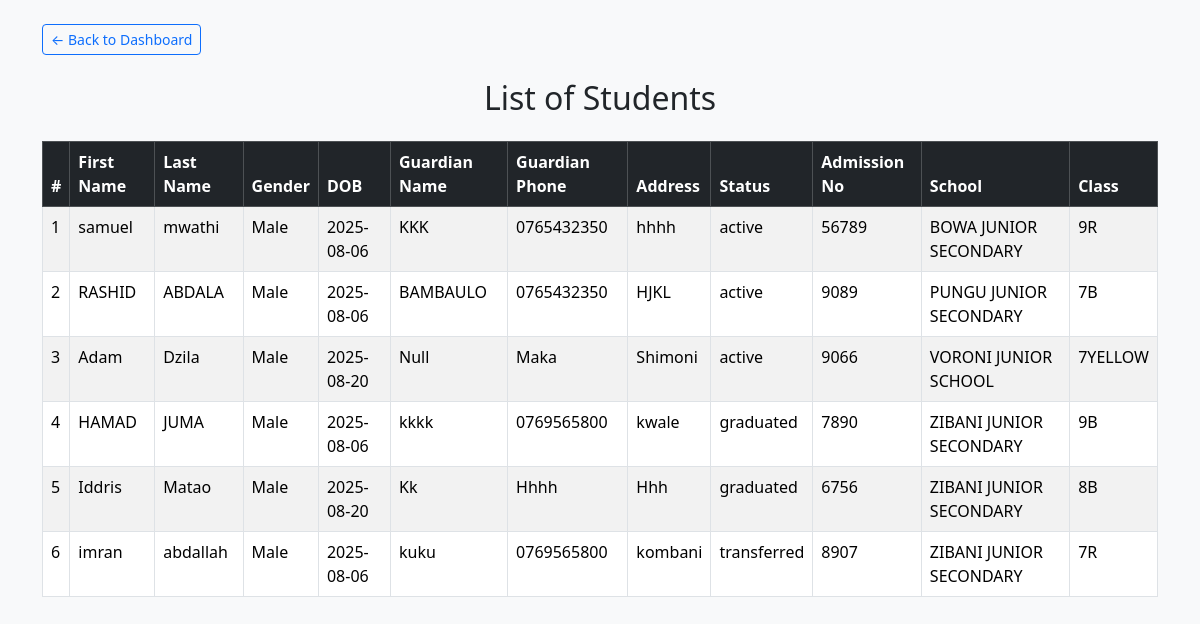
/manager/view_students.php (signed in), run on an earlier commit of the app's database.
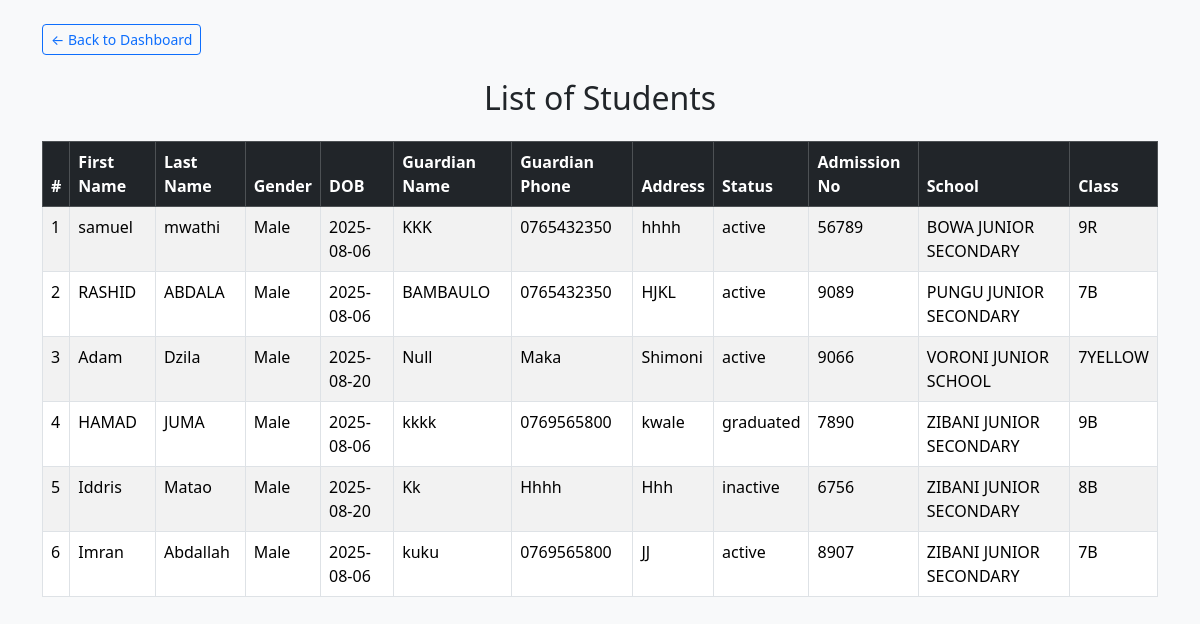
And on a later commit of the database.
### tables this page shows
CREATE TABLE `student` (
  `id` int(11) NOT NULL,
  `firstname` varchar(100) DEFAULT NULL,
  `lastname` varchar(50) DEFAULT NULL,
  `gender` varchar(10) DEFAULT NULL,
  `dob` date DEFAULT NULL,
  `guardian_name` varchar(100) DEFAULT NULL,
  `guardian_phone` varchar(20) DEFAULT NULL,
  `address` text DEFAULT NULL,
  `status` enum('active','inactive','transferred','graduated') DEFAULT 'active',
  `photo` varchar(255) DEFAULT NULL,
  `admno` int(100) NOT NULL,
  `school_id` int(11) NOT NULL,
  `class_id` int(11) NOT NULL
);

CREATE TABLE `school` (
  `id` int(11) NOT NULL,
  `school_name` varchar(100) NOT NULL,
  `school_code` varchar(50) NOT NULL,
  `address` text NOT NULL,
  `phone` varchar(25) NOT NULL,
  `email` varchar(100) NOT NULL,
  `created_at` date NOT NULL DEFAULT current_timestamp(),
  `status` tinyint(1) NOT NULL DEFAULT 1
);

### manager/view_students.php (the view, shortened to what this page needs)
<?php
include 'db.php';
$role = $_SESSION['role'];
if ($role === 'Superadmin') {
    $query = "
        SELECT s.*, sc.school_name, c.name AS class_name
        FROM student s
        LEFT JOIN school sc ON s.school_id = sc.id
        LEFT JOIN student_subject ss ON s.id = ss.student_id
        LEFT JOIN class c ON ss.class_id = c.id
        GROUP BY s.id
        ORDER BY sc.school_name, s.firstname
    ";
} else {
    die("Unauthorized Access");
}
$result = mysqli_query($conn, $query);
?>
<!DOCTYPE html>
<html lang="en">
<head>
    <link href="https://cdn.jsdelivr.net/npm/bootstrap@5.3.2/dist/css/bootstrap.min.css" rel="stylesheet">
</head>
<body class="bg-light">
<div class="container mt-4">
    <a href="dashboard.php" class="btn btn-outline-primary mb-4 btn-sm">&larr; Back to Dashboard</a>
    <h2 class="mb-4 text-center">List of Students</h2>
    <div class="table-responsive">
        <table class="table table-bordered table-striped table-hover">
            <thead class="table-dark">
                <tr>
                    <th>#</th>
                    <th>First Name</th>
                    <th>Last Name</th>
                    <th>Gender</th>
                    <th>DOB</th>
                    <th>Guardian Name</th>
                    <th>Guardian Phone</th>
                    <th>Address</th>
                    <th>Status</th>
                    <th>Admission No</th>
                    <th>School</th>
                    <th>Class</th>
                </tr>
            </thead>
            <tbody>
                <?php
                $counter = 1;
                while ($student = mysqli_fetch_assoc($result)) { ?>
                    <tr>
                        <td><?= $counter++ ?></td>
                        <td><?= htmlspecialchars($student['firstname']) ?></td>
                        <td><?= htmlspecialchars($student['lastname']) ?></td>
                        <td><?= htmlspecialchars($student['gender']) ?></td>
                        <td><?= htmlspecialchars($student['dob']) ?></td>
                        <td><?= htmlspecialchars($student['guardian_name']) ?></td>
                        <td><?= htmlspecialchars($student['guardian_phone']) ?></td>
                        <td><?= htmlspecialchars($student['address']) ?></td>
                        <td><?= htmlspecialchars($student['status']) ?></td>
                        <td><?= htmlspecialchars($student['admno']) ?></td>
                        <td><?= htmlspecialchars($student['school_name']) ?></td>
                        <td><?= htmlspecialchars($student['class_name'] ?? 'N/A') ?></td>
                    </tr>
                <?php } ?>
            </tbody>
        </table>
    </div>
</div>
</body>
</html>

What changed in the data, as far as the page shows it:
removed student: firstname "imran", lastname "abdallah", gender "Male", dob "2025-08-06", guardian_name "kuku", guardian_phone "0769565800", address "kombani", status "transferred", admno "8907", school.school_name "ZIBANI JUNIOR SECONDARY", class_name "7R"
changed student "Iddris": status "graduated" → "inactive"
added student: firstname "Imran", lastname "Abdallah", gender "Male", dob "2025-08-06", guardian_name "kuku", guardian_phone "0769565800", address "JJ", status "active", admno "8907", school.school_name "ZIBANI JUNIOR SECONDARY", class_name "7B"
